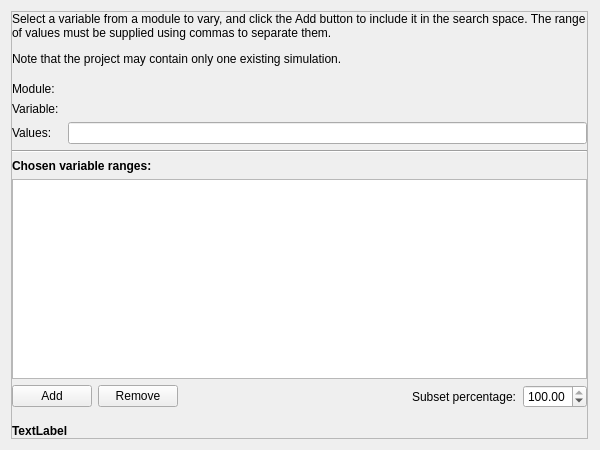
<?xml version="1.0" encoding="UTF-8"?>
<ui version="4.0">
 <class>MultiSensitivityWidget</class>
 <widget class="QWidget" name="MultiSensitivityWidget">
  <property name="geometry">
   <rect>
    <x>0</x>
    <y>0</y>
    <width>600</width>
    <height>450</height>
   </rect>
  </property>
  <property name="windowTitle">
   <string>Form</string>
  </property>
  <layout class="QHBoxLayout" name="horizontalLayout_2" stretch="1,0">
   <property name="spacing">
    <number>0</number>
   </property>
   <item>
    <widget class="QFrame" name="frame">
     <property name="maximumSize">
      <size>
       <width>600</width>
       <height>16777215</height>
      </size>
     </property>
     <property name="frameShape">
      <enum>QFrame::Shape::StyledPanel</enum>
     </property>
     <property name="frameShadow">
      <enum>QFrame::Shadow::Raised</enum>
     </property>
     <layout class="QVBoxLayout" name="verticalLayout">
      <property name="margin" stdset="0">
       <number>0</number>
      </property>
      <item>
       <widget class="QLabel" name="instructionsLabel">
        <property name="text">
         <string>&lt;html&gt;&lt;head/&gt;&lt;body&gt;&lt;p&gt;Select a variable from a module to vary, and click the Add button to include it in the search space. The range of values must be supplied using commas to separate them.&lt;/p&gt;&lt;p&gt;Note that the project may contain only one existing simulation.&lt;/p&gt;&lt;/body&gt;&lt;/html&gt;</string>
        </property>
        <property name="wordWrap">
         <bool>true</bool>
        </property>
       </widget>
      </item>
      <item>
       <spacer name="verticalSpacer_2">
        <property name="orientation">
         <enum>Qt::Orientation::Vertical</enum>
        </property>
        <property name="sizeType">
         <enum>QSizePolicy::Policy::Fixed</enum>
        </property>
        <property name="sizeHint" stdset="0">
         <size>
          <width>20</width>
          <height>10</height>
         </size>
        </property>
       </spacer>
      </item>
      <item>
       <layout class="QGridLayout" name="gridLayout">
        <item row="0" column="0">
         <widget class="QLabel" name="modLabel">
          <property name="text">
           <string>Module: </string>
          </property>
         </widget>
        </item>
        <item row="1" column="0">
         <widget class="QLabel" name="varLabel">
          <property name="text">
           <string>Variable: </string>
          </property>
         </widget>
        </item>
        <item row="2" column="0">
         <widget class="QLabel" name="lineLabel">
          <property name="text">
           <string>Values: </string>
          </property>
         </widget>
        </item>
        <item row="2" column="1">
         <widget class="QLineEdit" name="lineEdit"/>
        </item>
       </layout>
      </item>
      <item>
       <widget class="Line" name="line">
        <property name="orientation">
         <enum>Qt::Orientation::Horizontal</enum>
        </property>
       </widget>
      </item>
      <item>
       <widget class="QLabel" name="tableLabel">
        <property name="font">
         <font>
          <bold>true</bold>
         </font>
        </property>
        <property name="text">
         <string>Chosen variable ranges:</string>
        </property>
       </widget>
      </item>
      <item>
       <widget class="QTableView" name="tableView">
        <property name="selectionMode">
         <enum>QAbstractItemView::SelectionMode::SingleSelection</enum>
        </property>
        <property name="selectionBehavior">
         <enum>QAbstractItemView::SelectionBehavior::SelectRows</enum>
        </property>
        <attribute name="horizontalHeaderDefaultSectionSize">
         <number>150</number>
        </attribute>
        <attribute name="horizontalHeaderStretchLastSection">
         <bool>true</bool>
        </attribute>
       </widget>
      </item>
      <item>
       <layout class="QHBoxLayout" name="horizontalLayout">
        <item>
         <widget class="QPushButton" name="addButton">
          <property name="text">
           <string>Add</string>
          </property>
         </widget>
        </item>
        <item>
         <widget class="QPushButton" name="removeButton">
          <property name="text">
           <string>Remove</string>
          </property>
         </widget>
        </item>
        <item>
         <spacer name="horizontalSpacer">
          <property name="orientation">
           <enum>Qt::Orientation::Horizontal</enum>
          </property>
          <property name="sizeHint" stdset="0">
           <size>
            <width>40</width>
            <height>20</height>
           </size>
          </property>
         </spacer>
        </item>
        <item>
         <widget class="QLabel" name="subsetLabel">
          <property name="text">
           <string>Subset percentage:</string>
          </property>
         </widget>
        </item>
        <item>
         <widget class="QDoubleSpinBox" name="subsetSpinBox">
          <property name="maximum">
           <double>100.000000000000000</double>
          </property>
          <property name="singleStep">
           <double>5.000000000000000</double>
          </property>
          <property name="value">
           <double>100.000000000000000</double>
          </property>
         </widget>
        </item>
       </layout>
      </item>
      <item>
       <spacer name="verticalSpacer_3">
        <property name="orientation">
         <enum>Qt::Orientation::Vertical</enum>
        </property>
        <property name="sizeType">
         <enum>QSizePolicy::Policy::Fixed</enum>
        </property>
        <property name="sizeHint" stdset="0">
         <size>
          <width>20</width>
          <height>10</height>
         </size>
        </property>
       </spacer>
      </item>
      <item>
       <widget class="QLabel" name="infoLabel">
        <property name="font">
         <font>
          <bold>true</bold>
         </font>
        </property>
        <property name="text">
         <string>TextLabel</string>
        </property>
       </widget>
      </item>
     </layout>
    </widget>
   </item>
   <item>
    <spacer name="horizontalSpacer_2">
     <property name="orientation">
      <enum>Qt::Orientation::Horizontal</enum>
     </property>
     <property name="sizeHint" stdset="0">
      <size>
       <width>1</width>
       <height>20</height>
      </size>
     </property>
    </spacer>
   </item>
  </layout>
 </widget>
 <resources/>
 <connections/>
</ui>
